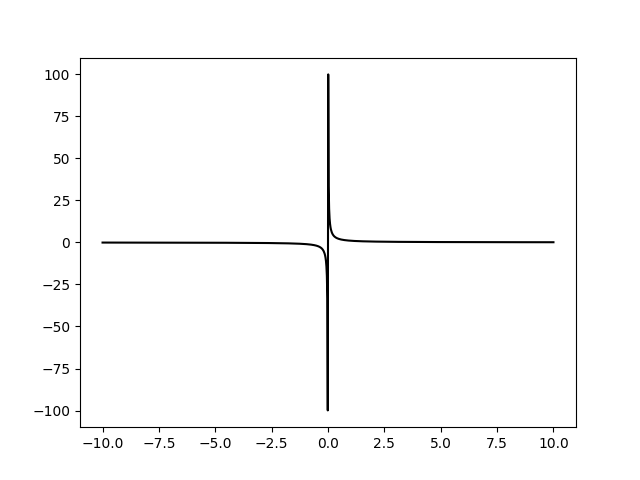

Here is the Python script that generated this plot:
import matplotlib.pyplot as plt
import numpy as np


def giperbola_plotter(x1,x2,N):
    x = np.linspace(x1,x2,N)
    x != 1
    y = 1/x
    plt.plot(x,y, color = 'black')
    plt.savefig('task_2.png')

if __name__ == '__main__':
    giperbola_plotter(-10,10,1000)
